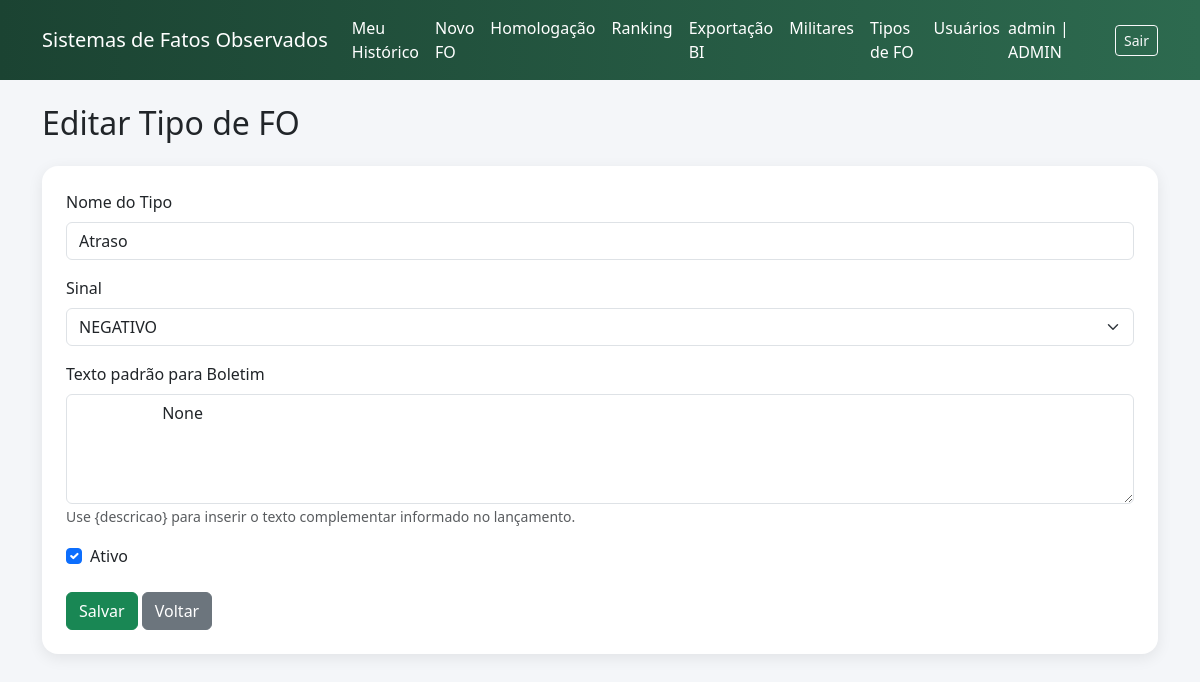
Page /fo/admin/tipos/3/editar (signed in) on the committed database.
### app/fo/models.py (models this page shows, shortened)
class Usuario(db.Model, UserMixin):
    __tablename__ = "usuarios"
    id = db.Column(db.Integer, primary_key=True)
    username = db.Column(db.String(80), unique=True, nullable=False)
    senha_hash = db.Column(db.String(128), nullable=False)
    perfil = db.Column(
        db.String(20),
        nullable=False,
        default="MILITAR"
    )
    militar_id = db.Column(
        db.Integer,
        db.ForeignKey("militares.id", ondelete="RESTRICT"),
        nullable=False
    )
    militar = db.relationship("Militar")

class TipoDeFato(db.Model):
    __tablename__ = 'tipo_de_fato'
    id = db.Column(db.Integer, primary_key=True)
    nome = db.Column(db.String(150), nullable=False)
    sinal = db.Column(db.String(10), nullable=False) #positivo ou negativo
    pontos = db.Column(db.Integer, nullable=False)
    texto_boletim = db.Column(db.Text, nullable=True)
    ativo = db.Column(db.Boolean, default=True, nullable=False)

### app/fo/routes.py (the view, shortened to what this page needs)
@fo_bp.route("/admin/tipos/<int:tipo_id>/editar", methods=["GET", "POST"])
@login_required
@requer_admin
def admin_tipo_editar(tipo_id):
    tipo = TipoDeFato.query.get_or_404(tipo_id)
    return render_template("fo/admin_tipo_form.html", tipo=tipo)

### app/__init__.py (called while the page is built)
def create_app():
    app = Flask(__name__)
    app.config.from_object(Config)
    db.init_app(app)
    login_manager.init_app(app)
    migrate.init_app(app, db)
    from app.fo.models import Usuario
    @login_manager.user_loader
    def load_user(user_id):
        return Usuario.query.get(int(user_id))
    login_manager.login_view = "auth.login"
    from app.fo import fo_bp
    app.register_blueprint(fo_bp)
    from app.auth import auth_bp
    app.register_blueprint(auth_bp)
    @app.route("/")
    def index():
        if current_user.is_authenticated and current_user.perfil == "MILITAR":
            return redirect(url_for("fo.meu_historico"))
        return redirect(url_for("fo.ranking"))
    return app

### app/fo/permissions.py (called while the page is built)
def perfil_permitido(*perfis):
    def decorator(func):
        @wraps(func)
        def wrapper(*args, **kwargs):
            if not current_user.is_authenticated:
                abort(403)
            if current_user.perfil not in perfis and current_user.perfil != "ADMIN":
                abort(403)
            return func(*args, **kwargs)
        return wrapper
    return decorator

### app/templates/fo/admin_tipo_form.html (shortened to what this page needs)
{% extends "base.html" %}
{% block content %}
<h2 class="mb-4">
    {% if tipo %}Editar Tipo de FO{% else %}Novo Tipo de FO{% endif %}
</h2>
<div class="card card-glass p-4">
    <form method="POST">
        <div class="mb-3">
            <label class="form-label">Nome do Tipo</label>
            <input type="text"
                   name="nome"
                   class="form-control"
                   value="{{ tipo.nome if tipo else '' }}"
                   required>
        </div>
        <div class="mb-3">
            <label class="form-label">Sinal</label>
            <select name="sinal"
                    class="form-select"
                    required>
                <option value="NEGATIVO"
                    {% if tipo and tipo.sinal == "NEGATIVO" %}selected{% endif %}>
                    NEGATIVO
                </option>
            </select>
        </div>
        <div class="mb-3">
            <label class="form-label">Texto padrão para Boletim</label>
                <textarea name="texto_boletim"
                    class="form-control"
                    rows="4"
                    placeholder="Ex: deixou de cumprir o horário previsto em {descricao}">
                    {{ tipo.texto_boletim if tipo else '' }}
                </textarea>
                <small class="text-muted">
                    Use {descricao} para inserir o texto complementar informado no lançamento.
                </small>
        </div>
        <div class="form-check mb-4">
            <input class="form-check-input"
                   type="checkbox"
                   name="ativo"
                   id="ativo"
                   {% if not tipo or tipo.ativo %}checked{% endif %}>
            <label class="form-check-label"
                   for="ativo">
                Ativo
            </label>
        </div>
        <button class="btn btn-success">
            Salvar
        </button>
        <a href="{{ url_for('fo.admin_tipos') }}"
           class="btn btn-secondary">
            Voltar
        </a>
    </form>
</div>
{% endblock %}

### app/templates/base.html (shortened to what this page needs)
<!DOCTYPE html>
<html lang="pt-BR">
<head>
    <link href="https://cdn.jsdelivr.net/npm/bootstrap@5.3.3/dist/css/bootstrap.min.css" rel="stylesheet">
</head>
<body>
<nav class="navbar navbar-expand-lg navbar-dark navbar-custom mb-4">
    <div class="container">
        <a class="navbar-brand"
            href="{{ url_for('fo.ranking' )}}">
        Sistemas de Fatos Observados
        </a>
        <div class="collapse navbar-collapse"
            id="navbarNav">
            {% if current_user.is_authenticated %}
            <ul class="navbar-nav me-auto">
                {% if current_user.perfil in ["MILITAR", "ADMIN"] %}
                    <li class="nav-item">
                        <a class="nav-link" href="{{ url_for('fo.meu_historico') }}">
                            Meu Histórico
                        </a>
                    </li>
                {% endif %}
                {% if current_user.perfil in ["HOMOLOGADOR", "ADMIN"] %}
                    <li class="nav-item">
                        <a class="nav-link" href="{{ url_for('fo.novo_fo') }}">
                            Novo FO
                        </a>
                    </li>
                    <li class="nav-item">
                        <a class="nav-link" href="{{ url_for('fo.homologacao') }}">
                            Homologação
                        </a>
                    </li>
                {% endif %}
                {% if current_user.perfil in ["MILITAR", "HOMOLOGADOR", "ADMIN"] %}
                    <li class="nav-item">
                        <a class="nav-link" href="{{ url_for('fo.ranking') }}">
                            Ranking
                        </a>
                    </li>
                {% endif %}
                {% if current_user.perfil in ["BOLETIM", "ADMIN"] %}
                    <li class="nav-item">
                        <a class="nav-link" href="{{ url_for('fo.exportacao') }}">
                            Exportação BI
                        </a>
                    </li>
                {% endif %}
                {% if current_user.perfil in ["CADASTRADOR", "ADMIN"] %}
                    <li class="nav-item">
                        <a class="nav-link" href="{{ url_for('fo.admin_militares') }}">
                            Militares
                        </a>
                    </li>
                {% endif %}
                {% if current_user.perfil == "ADMIN" %}
                    <li class="nav-item">
                        <a class="nav-link" href="{{ url_for('fo.admin_tipos') }}">
                            Tipos de FO
                        </a>
                    </li>
                    <li class="nav-item">
                        <a class="nav-link" href="{{ url_for('fo.admin_usuarios') }}">
                            Usuários
                        </a>
                    </li>
                {% endif %}
            </ul>
            <div class="d-flex align-items-center gap-3">
                <span class="navbar-text">
                    {{ current_user.username }} | {{ current_user.perfil }}
                </span>
                <a class="btn btn-outline-light btn-sm"
                href="{{ url_for('auth.logout') }}">
                Sair
                </a>
            </div>
            {% endif %}
        </div>
    </div>
</nav>
<div class="container">
    {% block content %}{% endblock %}
</div>
</body>
</html>

### app/templates/base.html (style rules this page uses)
body { background: #f4f6f9; }
.navbar-custom { background: linear-gradient(90deg, #1b4332, #2d6a4f); }
.navbar-brand, .nav-link, .navbar-text { color:white !important; }
.card-glass { border-radius: 16px; border:none; box-shadow: 0 4px 15px rgba(0,0,0,0.08); }

### rows in the picture
Usuario: username "admin", perfil "ADMIN"
TipoDeFato: nome "Atraso", sinal "NEGATIVO", texto_boletim "None", ativo "☑"
